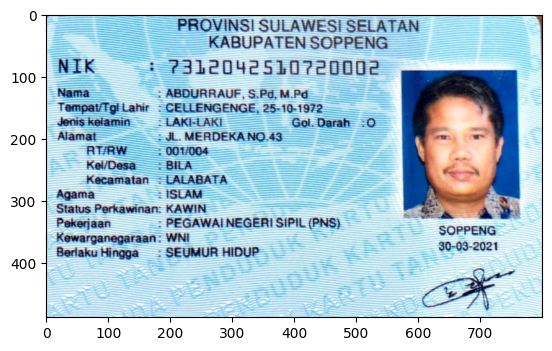
#> input picture assets/ktp.png, 552 x 351 px, found by its file name
$ jupyter execute --allow-errors week_11_object_detection.ipynb   (shell and % lines are left out)   (older library calls are emulated)
#> lines starting #> are read from the running program, lines starting #| are printed output that depends on the picture
<a href="https://colab.research.google.com/github/alizul01/2141720088-PCVK-2023/blob/main/week_11_object_detection.ipynb" target="_parent"></a>

# Object Detection

Method we use
1. Template Matching
2. Edge Detection
3. Corner Detection
4. Grid Detection
5. Contour Detection

[cell 1]
import cv2
import numpy as np
import matplotlib.pyplot as plt
import copy
from google.colab.patches import cv2_imshow

## Method Area

[cell 2]
def load_image(file_path):
    img = cv2.imread(file_path)
    return cv2.cvtColor(img, cv2.COLOR_BGR2RGB)

def compare_images(original, processed, title_before='Original', title_after='Processed', cmap=None):
    plt.figure(figsize=(10, 5))

    plt.subplot(1, 2, 1)
    plt.imshow(original, cmap=cmap)
    plt.title(title_before)
    plt.axis('off')

    plt.subplot(1, 2, 2)
    plt.imshow(processed, cmap=cmap)
    plt.title(title_after)
    plt.axis('off')

def apply_edge_detection(image, method):
    gray = cv2.cvtColor(image, cv2.COLOR_BGR2GRAY)
    img = cv2.GaussianBlur(gray, (3, 3), 0)

    if method == 'sobel':
        img_sobelx = cv2.Sobel(img, cv2.CV_64F, 1, 0, ksize=3)
        img_sobely = cv2.Sobel(img, cv2.CV_64F, 0, 1, ksize=3)
        edge_image = cv2.addWeighted(cv2.convertScaleAbs(img_sobelx), 0.5, cv2.convertScaleAbs(img_sobely), 0.5, 0)
    elif method == 'canny':
        edge_image = cv2.Canny(img, 100, 200)
    elif method == 'laplacian':
        edge_image = cv2.Laplacian(img, cv2.CV_64F)
        edge_image = cv2.convertScaleAbs(edge_image)
    else:
        edge_image = img

    return edge_image

# [43 lines left out: functions plot_images_with_titles, sum_of_squared_differences, template_matching, plot_image, not called in this run]

def findBestMatch(img, patch, method, maxLoc=True):
    patchSize = patch.shape
    rgb = img.copy()  # Create a copy to avoid overwriting the original image
    img = cv2.cvtColor(img, cv2.COLOR_BGR2GRAY)
    img_template = cv2.cvtColor(patch, cv2.COLOR_BGR2GRAY)

    result = cv2.matchTemplate(image=img, templ=img_template, method=method)

    if maxLoc:
        (_, value, _, (x, y)) = cv2.minMaxLoc(result)
    else:
        (value, _, (x, y), _) = cv2.minMaxLoc(result)

    cv2.rectangle(rgb, (x, y), (x + patchSize[1], y + patchSize[0]), (255, 0, 0), 3)

    return rgb

# [31 lines left out: functions apply_corner_detection, plot_images_with_titles, not called in this run]

def detect_and_highlight_template_matches(image_path, template_path, threshold=0.43):
    img_rgb = cv2.imread(image_path)
    img_gray = cv2.cvtColor(img_rgb, cv2.COLOR_BGR2GRAY)
    template = cv2.imread(template_path, cv2.IMREAD_GRAYSCALE)
    w, h = template.shape[::-1]
    res = cv2.matchTemplate(img_gray, template, cv2.TM_CCOEFF_NORMED)
    loc = np.where(res >= threshold)
    for pt in zip(*loc[::-1]):
        cv2.rectangle(img_rgb, pt, (pt[0] + w, pt[1] + h), (0, 255, 255), 1)

    fig, ax = plt.subplots(1, 2)
    ax[0].imshow(cv2.cvtColor(img_rgb, cv2.COLOR_BGR2RGB))
    ax[0].set_xticks([])
    ax[0].set_yticks([])
    ax[0].set_title('Detected Point')
    ax[1].imshow(template, cmap='gray')
    ax[1].set_title('Template')
    ax[1].set_xticks([])
    ax[1].set_yticks([])

    plt.show()

## Template Matching

### Image

[cell 3]
template = cv2.imread('./dataset/cat2_templatejpg.jpg')
image = cv2.imread('./dataset/cats_and_bunnies.jpg')
rgb_image = cv2.imread('./dataset/cats_and_bunnies.jpg')

### Experiment

[cell 4]
methods = [cv2.TM_CCOEFF, cv2.TM_CCOEFF_NORMED, cv2.TM_CCORR, cv2.TM_CCORR_NORMED, cv2.TM_SQDIFF, cv2.TM_SQDIFF_NORMED]
method_names = ['TM_CCOEFF', 'TM_CCOEFF_NORMED', 'TM_CCORR', 'TM_CCORR_NORMED', 'TM_SQDIFF', 'TM_SQDIFF_NORMED']

plt.figure(figsize=(12, 8))
#> (the rest of this cell did not finish here and is left out)

#> (a cell that did not finish here is left out)

## Edge Detection

[cell 6]
img_park = cv2.imread('./dataset/car-park.jpg')

methods = ['sobel', 'canny', 'laplacian']

#> (the rest of this cell did not finish here and is left out)


plot_images_with_titles(edge_images, methods)

## Corner Detection

#> (a cell that did not finish here is left out)

methods = ['harris', 'shi-tomasi']
corner_images = [apply_corner_detection(img_chess.copy(), method) for method in methods]
plot_images_with_titles(corner_images, methods)

[cell 8]
file_path = './dataset/sudoku.jpg'
img_sudoku = cv2.imread(file_path)

[cell 9]
filter = False

#> (the rest of this cell did not finish here and is left out)

#> (a cell that did not finish here is left out)

original_image = image.copy()

edged = cv2.Canny(image, 30, 200)
contours, hierarchy = cv2.findContours(edged, cv2.RETR_EXTERNAL, cv2.CHAIN_APPROX_NONE)
cv2.drawContours(image, contours, -1, (0,0,255), 3)
plt.figure(figsize=(20,10))
plt.imshow(cv2.cvtColor(image, cv2.COLOR_BGR2RGB))

## Praktikum KTP

[cell 11]
ktp_image = load_image('ktp.png')
#> call 3 of load_image, with file_path = 'ktp.png'
#> in load_image, img is the input picture: shape (351, 552, 3); mean B, G, R 218.9, 205, 177.4
ktp_denoised = cv2.fastNlMeansDenoisingColored(ktp_image, None, h=7)
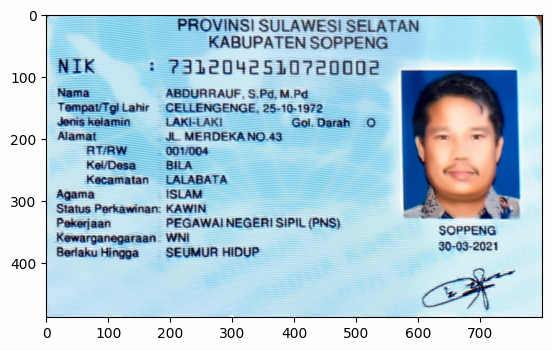
#> ktp_denoised: shape (351, 552, 3); mean R, G, B 177.1, 204.8, 218.5
ktp_image_gray = cv2.cvtColor(ktp_denoised, cv2.COLOR_RGB2GRAY)
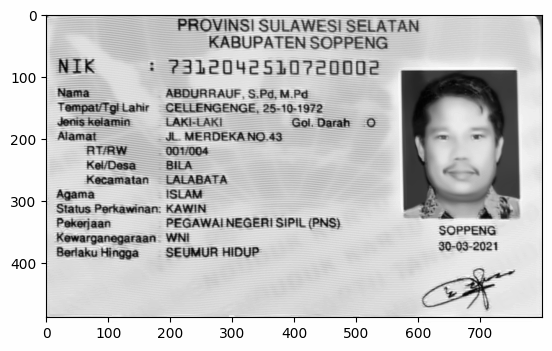
#> ktp_image_gray: shape (351, 552); min 0, max 254, mean 198
compare_images(ktp_image, ktp_image_gray, cmap='gray')
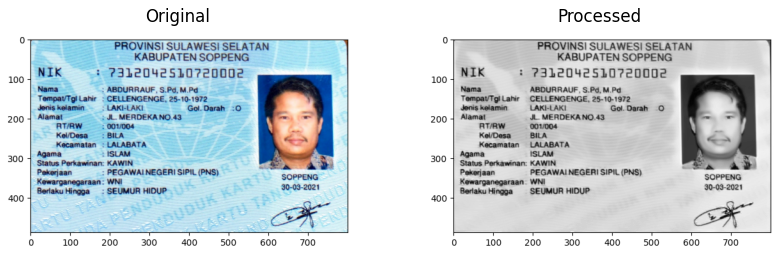
#> figure drawn by matplotlib, 2 panels

[cell 12]
ret, threshed = cv2.threshold(ktp_image_gray, 127, 255, cv2.THRESH_TRUNC)
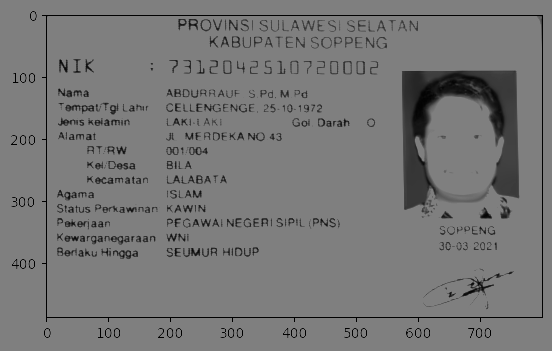
#> threshed: shape (351, 552); min 0, max 127, mean 118.9
